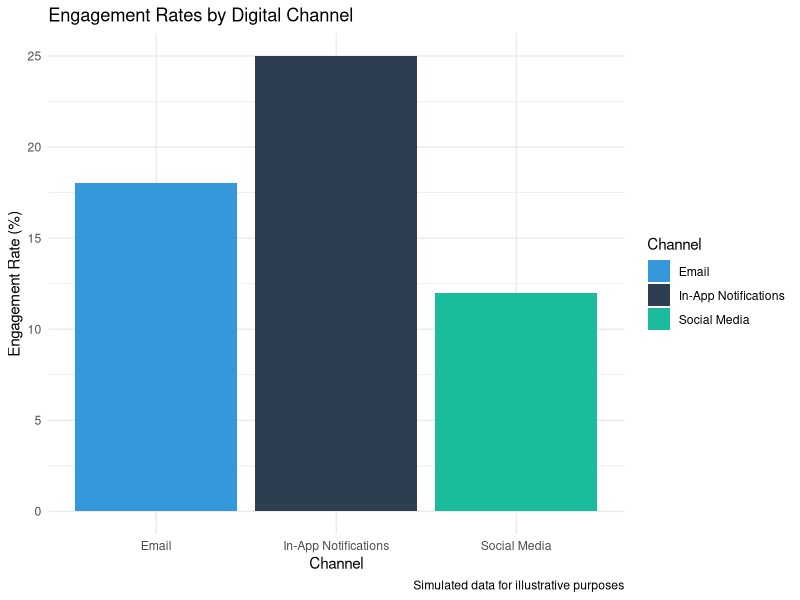

The R script that drew this image:
## ---- chunk 1
# Load libraries
library(ggplot2)
library(dplyr)

# Simulated engagement data
engagement <- data.frame(
  Channel = c("Social Media", "Email", "In-App Notifications"),
  Engagement_Rate = c(12, 18, 25)
)

# Bar plot
ggplot(engagement, aes(x = Channel, y = Engagement_Rate, fill = Channel)) +
  geom_bar(stat = "identity") +
  theme_minimal() +
  labs(
    title = "Engagement Rates by Digital Channel",
    x = "Channel",
    y = "Engagement Rate (%)",
    caption = "Simulated data for illustrative purposes"
  ) +
  scale_fill_manual(values = c("Social Media" = "#1abc9c", "Email" = "#3498db", "In-App Notifications" = "#2c3e50"))
